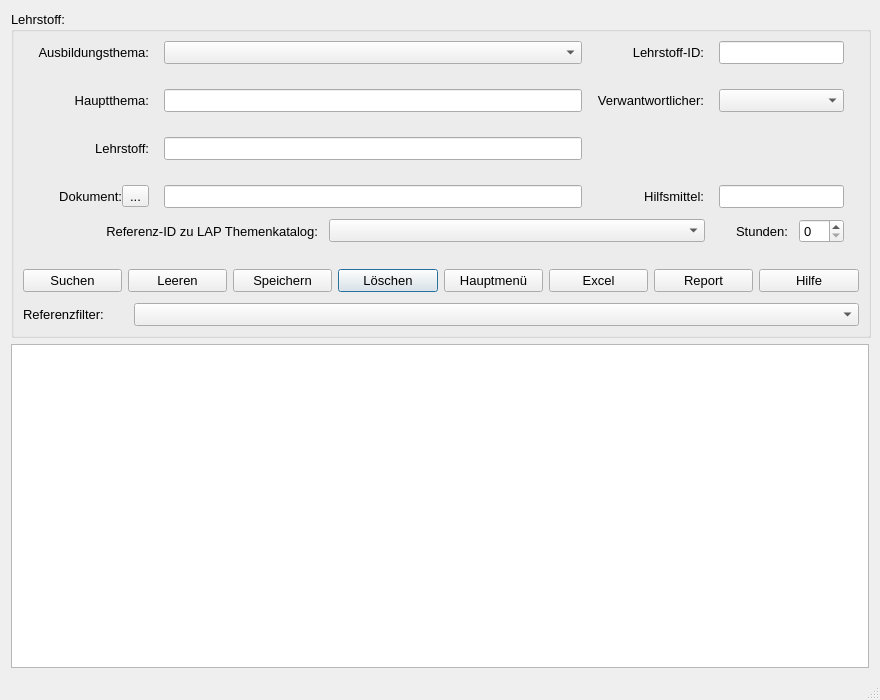
<?xml version="1.0" encoding="UTF-8"?>
<ui version="4.0">
 <class>Dialog</class>
 <widget class="QDialog" name="Dialog">
  <property name="enabled">
   <bool>true</bool>
  </property>
  <property name="geometry">
   <rect>
    <x>0</x>
    <y>0</y>
    <width>880</width>
    <height>700</height>
   </rect>
  </property>
  <property name="sizePolicy">
   <sizepolicy hsizetype="Fixed" vsizetype="Expanding">
    <horstretch>0</horstretch>
    <verstretch>0</verstretch>
   </sizepolicy>
  </property>
  <property name="minimumSize">
   <size>
    <width>880</width>
    <height>700</height>
   </size>
  </property>
  <property name="sizeIncrement">
   <size>
    <width>1</width>
    <height>2</height>
   </size>
  </property>
  <property name="baseSize">
   <size>
    <width>0</width>
    <height>0</height>
   </size>
  </property>
  <property name="windowTitle">
   <string>Lehrstoff</string>
  </property>
  <property name="sizeGripEnabled">
   <bool>true</bool>
  </property>
  <layout class="QVBoxLayout" name="verticalLayout">
   <item>
    <widget class="QGroupBox" name="gB_Lehrstoff">
     <property name="enabled">
      <bool>true</bool>
     </property>
     <property name="sizePolicy">
      <sizepolicy hsizetype="Fixed" vsizetype="Fixed">
       <horstretch>0</horstretch>
       <verstretch>0</verstretch>
      </sizepolicy>
     </property>
     <property name="minimumSize">
      <size>
       <width>860</width>
       <height>300</height>
      </size>
     </property>
     <property name="maximumSize">
      <size>
       <width>860</width>
       <height>16777215</height>
      </size>
     </property>
     <property name="baseSize">
      <size>
       <width>0</width>
       <height>0</height>
      </size>
     </property>
     <property name="font">
      <font>
       <pointsize>10</pointsize>
      </font>
     </property>
     <property name="title">
      <string>Lehrstoff:</string>
     </property>
     <layout class="QVBoxLayout" name="verticalLayout_2">
      <property name="spacing">
       <number>11</number>
      </property>
      <item>
       <layout class="QGridLayout" name="gridLayout">
        <property name="leftMargin">
         <number>15</number>
        </property>
        <property name="topMargin">
         <number>0</number>
        </property>
        <property name="rightMargin">
         <number>15</number>
        </property>
        <property name="bottomMargin">
         <number>0</number>
        </property>
        <property name="horizontalSpacing">
         <number>15</number>
        </property>
        <property name="verticalSpacing">
         <number>25</number>
        </property>
        <item row="0" column="0">
         <widget class="QLabel" name="lbl_Ausbildungsthema">
          <property name="sizePolicy">
           <sizepolicy hsizetype="Preferred" vsizetype="Preferred">
            <horstretch>0</horstretch>
            <verstretch>0</verstretch>
           </sizepolicy>
          </property>
          <property name="minimumSize">
           <size>
            <width>0</width>
            <height>0</height>
           </size>
          </property>
          <property name="font">
           <font>
            <pointsize>10</pointsize>
           </font>
          </property>
          <property name="layoutDirection">
           <enum>Qt::LeftToRight</enum>
          </property>
          <property name="text">
           <string>Ausbildungsthema:</string>
          </property>
          <property name="alignment">
           <set>Qt::AlignRight|Qt::AlignTrailing|Qt::AlignVCenter</set>
          </property>
         </widget>
        </item>
        <item row="0" column="1">
         <widget class="QComboBox" name="cB_Ausbildungsthema">
          <property name="sizePolicy">
           <sizepolicy hsizetype="Preferred" vsizetype="Fixed">
            <horstretch>0</horstretch>
            <verstretch>0</verstretch>
           </sizepolicy>
          </property>
          <property name="minimumSize">
           <size>
            <width>300</width>
            <height>0</height>
           </size>
          </property>
          <property name="font">
           <font>
            <pointsize>10</pointsize>
           </font>
          </property>
         </widget>
        </item>
        <item row="0" column="2">
         <widget class="QLabel" name="lbl_Lehrstoff_ID">
          <property name="sizePolicy">
           <sizepolicy hsizetype="Preferred" vsizetype="Preferred">
            <horstretch>0</horstretch>
            <verstretch>0</verstretch>
           </sizepolicy>
          </property>
          <property name="minimumSize">
           <size>
            <width>0</width>
            <height>0</height>
           </size>
          </property>
          <property name="font">
           <font>
            <pointsize>10</pointsize>
           </font>
          </property>
          <property name="text">
           <string>Lehrstoff-ID:</string>
          </property>
          <property name="alignment">
           <set>Qt::AlignRight|Qt::AlignTrailing|Qt::AlignVCenter</set>
          </property>
         </widget>
        </item>
        <item row="0" column="3">
         <widget class="QLineEdit" name="le_Lehrstoff_ID">
          <property name="sizePolicy">
           <sizepolicy hsizetype="Preferred" vsizetype="Fixed">
            <horstretch>0</horstretch>
            <verstretch>0</verstretch>
           </sizepolicy>
          </property>
          <property name="minimumSize">
           <size>
            <width>0</width>
            <height>0</height>
           </size>
          </property>
          <property name="font">
           <font>
            <pointsize>10</pointsize>
           </font>
          </property>
         </widget>
        </item>
        <item row="1" column="0">
         <widget class="QLabel" name="lbl_Hauptthema">
          <property name="font">
           <font>
            <pointsize>10</pointsize>
           </font>
          </property>
          <property name="text">
           <string>Hauptthema:</string>
          </property>
          <property name="alignment">
           <set>Qt::AlignRight|Qt::AlignTrailing|Qt::AlignVCenter</set>
          </property>
         </widget>
        </item>
        <item row="1" column="1">
         <widget class="QLineEdit" name="le_Hauptthema">
          <property name="font">
           <font>
            <pointsize>10</pointsize>
           </font>
          </property>
         </widget>
        </item>
        <item row="1" column="2">
         <widget class="QLabel" name="lbl_Verantwortlicher">
          <property name="sizePolicy">
           <sizepolicy hsizetype="Preferred" vsizetype="Preferred">
            <horstretch>0</horstretch>
            <verstretch>0</verstretch>
           </sizepolicy>
          </property>
          <property name="minimumSize">
           <size>
            <width>0</width>
            <height>0</height>
           </size>
          </property>
          <property name="maximumSize">
           <size>
            <width>16666666</width>
            <height>16777215</height>
           </size>
          </property>
          <property name="font">
           <font>
            <pointsize>10</pointsize>
           </font>
          </property>
          <property name="text">
           <string>Verwantwortlicher:</string>
          </property>
          <property name="alignment">
           <set>Qt::AlignRight|Qt::AlignTrailing|Qt::AlignVCenter</set>
          </property>
         </widget>
        </item>
        <item row="1" column="3">
         <widget class="QComboBox" name="cB_Verantwortlicher">
          <property name="sizePolicy">
           <sizepolicy hsizetype="Preferred" vsizetype="Fixed">
            <horstretch>0</horstretch>
            <verstretch>0</verstretch>
           </sizepolicy>
          </property>
          <property name="minimumSize">
           <size>
            <width>0</width>
            <height>0</height>
           </size>
          </property>
          <property name="maximumSize">
           <size>
            <width>16777215</width>
            <height>16777215</height>
           </size>
          </property>
          <property name="font">
           <font>
            <pointsize>10</pointsize>
           </font>
          </property>
         </widget>
        </item>
        <item row="2" column="0">
         <widget class="QLabel" name="lbl_Lehrstoff">
          <property name="sizePolicy">
           <sizepolicy hsizetype="Preferred" vsizetype="Preferred">
            <horstretch>0</horstretch>
            <verstretch>0</verstretch>
           </sizepolicy>
          </property>
          <property name="minimumSize">
           <size>
            <width>0</width>
            <height>0</height>
           </size>
          </property>
          <property name="font">
           <font>
            <pointsize>10</pointsize>
           </font>
          </property>
          <property name="text">
           <string>Lehrstoff:</string>
          </property>
          <property name="alignment">
           <set>Qt::AlignRight|Qt::AlignTrailing|Qt::AlignVCenter</set>
          </property>
         </widget>
        </item>
        <item row="2" column="1">
         <widget class="QLineEdit" name="le_Lehrstoff">
          <property name="sizePolicy">
           <sizepolicy hsizetype="Preferred" vsizetype="Fixed">
            <horstretch>0</horstretch>
            <verstretch>0</verstretch>
           </sizepolicy>
          </property>
          <property name="minimumSize">
           <size>
            <width>0</width>
            <height>0</height>
           </size>
          </property>
          <property name="maximumSize">
           <size>
            <width>16777215</width>
            <height>16777215</height>
           </size>
          </property>
          <property name="font">
           <font>
            <pointsize>10</pointsize>
           </font>
          </property>
         </widget>
        </item>
        <item row="3" column="0">
         <layout class="QHBoxLayout" name="horizontalLayout_2">
          <item>
           <widget class="QLabel" name="lbl_Dokument">
            <property name="sizePolicy">
             <sizepolicy hsizetype="Preferred" vsizetype="Preferred">
              <horstretch>0</horstretch>
              <verstretch>0</verstretch>
             </sizepolicy>
            </property>
            <property name="font">
             <font>
              <pointsize>10</pointsize>
             </font>
            </property>
            <property name="text">
             <string>Dokument:</string>
            </property>
            <property name="alignment">
             <set>Qt::AlignRight|Qt::AlignTrailing|Qt::AlignVCenter</set>
            </property>
           </widget>
          </item>
          <item>
           <widget class="QToolButton" name="tB_Dokument_Suchen">
            <property name="sizePolicy">
             <sizepolicy hsizetype="Fixed" vsizetype="Fixed">
              <horstretch>0</horstretch>
              <verstretch>0</verstretch>
             </sizepolicy>
            </property>
            <property name="font">
             <font>
              <pointsize>10</pointsize>
             </font>
            </property>
            <property name="text">
             <string>...</string>
            </property>
           </widget>
          </item>
         </layout>
        </item>
        <item row="3" column="1">
         <widget class="QLineEdit" name="le_Dokument">
          <property name="sizePolicy">
           <sizepolicy hsizetype="Preferred" vsizetype="Fixed">
            <horstretch>0</horstretch>
            <verstretch>0</verstretch>
           </sizepolicy>
          </property>
          <property name="minimumSize">
           <size>
            <width>0</width>
            <height>0</height>
           </size>
          </property>
          <property name="font">
           <font>
            <pointsize>10</pointsize>
           </font>
          </property>
         </widget>
        </item>
        <item row="3" column="2">
         <widget class="QLabel" name="lbl_Hilfsmittel">
          <property name="sizePolicy">
           <sizepolicy hsizetype="Preferred" vsizetype="Preferred">
            <horstretch>0</horstretch>
            <verstretch>0</verstretch>
           </sizepolicy>
          </property>
          <property name="font">
           <font>
            <pointsize>10</pointsize>
           </font>
          </property>
          <property name="text">
           <string>Hilfsmittel:</string>
          </property>
          <property name="alignment">
           <set>Qt::AlignRight|Qt::AlignTrailing|Qt::AlignVCenter</set>
          </property>
         </widget>
        </item>
        <item row="3" column="3">
         <widget class="QLineEdit" name="le_Hilfsmittel">
          <property name="sizePolicy">
           <sizepolicy hsizetype="Preferred" vsizetype="Fixed">
            <horstretch>0</horstretch>
            <verstretch>0</verstretch>
           </sizepolicy>
          </property>
          <property name="minimumSize">
           <size>
            <width>0</width>
            <height>0</height>
           </size>
          </property>
          <property name="font">
           <font>
            <pointsize>10</pointsize>
           </font>
          </property>
         </widget>
        </item>
       </layout>
      </item>
      <item>
       <layout class="QHBoxLayout" name="horizontalLayout">
        <property name="leftMargin">
         <number>15</number>
        </property>
        <property name="topMargin">
         <number>0</number>
        </property>
        <property name="rightMargin">
         <number>15</number>
        </property>
        <property name="bottomMargin">
         <number>0</number>
        </property>
        <item>
         <widget class="QLabel" name="lbl_Reference">
          <property name="minimumSize">
           <size>
            <width>280</width>
            <height>0</height>
           </size>
          </property>
          <property name="maximumSize">
           <size>
            <width>215</width>
            <height>16777215</height>
           </size>
          </property>
          <property name="font">
           <font>
            <pointsize>10</pointsize>
           </font>
          </property>
          <property name="text">
           <string>Referenz-ID zu LAP Themenkatalog:</string>
          </property>
          <property name="alignment">
           <set>Qt::AlignRight|Qt::AlignTrailing|Qt::AlignVCenter</set>
          </property>
         </widget>
        </item>
        <item>
         <widget class="QComboBox" name="cB_Reference">
          <property name="font">
           <font>
            <pointsize>10</pointsize>
           </font>
          </property>
         </widget>
        </item>
        <item>
         <spacer name="horizontalSpacer">
          <property name="font">
           <font>
            <pointsize>10</pointsize>
           </font>
          </property>
          <property name="orientation">
           <enum>Qt::Horizontal</enum>
          </property>
          <property name="sizeType">
           <enum>QSizePolicy::Fixed</enum>
          </property>
          <property name="sizeHint" stdset="0">
           <size>
            <width>20</width>
            <height>20</height>
           </size>
          </property>
         </spacer>
        </item>
        <item>
         <widget class="QLabel" name="lbl_Stunden">
          <property name="sizePolicy">
           <sizepolicy hsizetype="Fixed" vsizetype="Preferred">
            <horstretch>0</horstretch>
            <verstretch>0</verstretch>
           </sizepolicy>
          </property>
          <property name="minimumSize">
           <size>
            <width>0</width>
            <height>0</height>
           </size>
          </property>
          <property name="font">
           <font>
            <pointsize>10</pointsize>
           </font>
          </property>
          <property name="text">
           <string>Stunden:</string>
          </property>
          <property name="alignment">
           <set>Qt::AlignRight|Qt::AlignTrailing|Qt::AlignVCenter</set>
          </property>
         </widget>
        </item>
        <item>
         <widget class="QSpinBox" name="sB_Stunden">
          <property name="sizePolicy">
           <sizepolicy hsizetype="Preferred" vsizetype="Fixed">
            <horstretch>0</horstretch>
            <verstretch>0</verstretch>
           </sizepolicy>
          </property>
          <property name="maximumSize">
           <size>
            <width>45</width>
            <height>16777215</height>
           </size>
          </property>
          <property name="font">
           <font>
            <pointsize>10</pointsize>
           </font>
          </property>
         </widget>
        </item>
       </layout>
      </item>
      <item>
       <layout class="QGridLayout" name="gridLayout_2" columnstretch="0,0,0,0,0,0,0,0">
        <property name="leftMargin">
         <number>0</number>
        </property>
        <property name="topMargin">
         <number>15</number>
        </property>
        <property name="horizontalSpacing">
         <number>6</number>
        </property>
        <property name="verticalSpacing">
         <number>5</number>
        </property>
        <item row="0" column="3">
         <widget class="QPushButton" name="pB_Loeschen">
          <property name="sizePolicy">
           <sizepolicy hsizetype="Preferred" vsizetype="Fixed">
            <horstretch>0</horstretch>
            <verstretch>0</verstretch>
           </sizepolicy>
          </property>
          <property name="maximumSize">
           <size>
            <width>16777215</width>
            <height>16777215</height>
           </size>
          </property>
          <property name="font">
           <font>
            <pointsize>10</pointsize>
           </font>
          </property>
          <property name="text">
           <string>Löschen</string>
          </property>
          <property name="icon">
           <iconset>
            <normaloff>../../_Symbole/UsedSymbols/seo-social-web-network-internet_262_icon-icons.com_61518.ico</normaloff>../../_Symbole/UsedSymbols/seo-social-web-network-internet_262_icon-icons.com_61518.ico</iconset>
          </property>
         </widget>
        </item>
        <item row="0" column="6">
         <widget class="QPushButton" name="pB_Report">
          <property name="sizePolicy">
           <sizepolicy hsizetype="Preferred" vsizetype="Fixed">
            <horstretch>0</horstretch>
            <verstretch>0</verstretch>
           </sizepolicy>
          </property>
          <property name="maximumSize">
           <size>
            <width>16777215</width>
            <height>16777215</height>
           </size>
          </property>
          <property name="font">
           <font>
            <pointsize>10</pointsize>
           </font>
          </property>
          <property name="text">
           <string>Report</string>
          </property>
          <property name="icon">
           <iconset>
            <normaloff>../../_Symbole/UsedSymbols/reporting_noun_report_document_file_icon_148360.ico</normaloff>../../_Symbole/UsedSymbols/reporting_noun_report_document_file_icon_148360.ico</iconset>
          </property>
         </widget>
        </item>
        <item row="0" column="0">
         <widget class="QPushButton" name="pB_Suchen">
          <property name="sizePolicy">
           <sizepolicy hsizetype="Preferred" vsizetype="Preferred">
            <horstretch>0</horstretch>
            <verstretch>0</verstretch>
           </sizepolicy>
          </property>
          <property name="minimumSize">
           <size>
            <width>0</width>
            <height>0</height>
           </size>
          </property>
          <property name="maximumSize">
           <size>
            <width>16777215</width>
            <height>16777215</height>
           </size>
          </property>
          <property name="font">
           <font>
            <pointsize>10</pointsize>
           </font>
          </property>
          <property name="text">
           <string>Suchen</string>
          </property>
          <property name="icon">
           <iconset>
            <normaloff>../../_Symbole/UsedSymbols/searchmagnifierinterfacesymbol1_79893.ico</normaloff>../../_Symbole/UsedSymbols/searchmagnifierinterfacesymbol1_79893.ico</iconset>
          </property>
         </widget>
        </item>
        <item row="0" column="2">
         <widget class="QPushButton" name="pB_Speichern">
          <property name="sizePolicy">
           <sizepolicy hsizetype="Preferred" vsizetype="Fixed">
            <horstretch>0</horstretch>
            <verstretch>0</verstretch>
           </sizepolicy>
          </property>
          <property name="maximumSize">
           <size>
            <width>16777215</width>
            <height>16777215</height>
           </size>
          </property>
          <property name="font">
           <font>
            <pointsize>10</pointsize>
           </font>
          </property>
          <property name="text">
           <string>Speichern</string>
          </property>
          <property name="icon">
           <iconset>
            <normaloff>../../_Symbole/UsedSymbols/save_3621.ico</normaloff>../../_Symbole/UsedSymbols/save_3621.ico</iconset>
          </property>
         </widget>
        </item>
        <item row="0" column="5">
         <widget class="QPushButton" name="pB_Excel">
          <property name="sizePolicy">
           <sizepolicy hsizetype="Preferred" vsizetype="Fixed">
            <horstretch>0</horstretch>
            <verstretch>0</verstretch>
           </sizepolicy>
          </property>
          <property name="maximumSize">
           <size>
            <width>16777215</width>
            <height>16777215</height>
           </size>
          </property>
          <property name="font">
           <font>
            <pointsize>10</pointsize>
           </font>
          </property>
          <property name="text">
           <string>Excel</string>
          </property>
          <property name="icon">
           <iconset>
            <normaloff>../../_Symbole/UsedSymbols/microsoft_excel_icon_132212.ico</normaloff>../../_Symbole/UsedSymbols/microsoft_excel_icon_132212.ico</iconset>
          </property>
         </widget>
        </item>
        <item row="0" column="4">
         <widget class="QPushButton" name="pB_Abbrechen">
          <property name="sizePolicy">
           <sizepolicy hsizetype="Preferred" vsizetype="Fixed">
            <horstretch>0</horstretch>
            <verstretch>0</verstretch>
           </sizepolicy>
          </property>
          <property name="maximumSize">
           <size>
            <width>16777215</width>
            <height>16777215</height>
           </size>
          </property>
          <property name="font">
           <font>
            <pointsize>10</pointsize>
           </font>
          </property>
          <property name="text">
           <string>Hauptmenü</string>
          </property>
          <property name="icon">
           <iconset>
            <normaloff>../../_Symbole/UsedSymbols/log-out_icon-icons.com_50106.ico</normaloff>../../_Symbole/UsedSymbols/log-out_icon-icons.com_50106.ico</iconset>
          </property>
         </widget>
        </item>
        <item row="0" column="7">
         <widget class="QPushButton" name="pB_Hilfe">
          <property name="sizePolicy">
           <sizepolicy hsizetype="Preferred" vsizetype="Preferred">
            <horstretch>0</horstretch>
            <verstretch>0</verstretch>
           </sizepolicy>
          </property>
          <property name="minimumSize">
           <size>
            <width>100</width>
            <height>0</height>
           </size>
          </property>
          <property name="maximumSize">
           <size>
            <width>16777215</width>
            <height>16777215</height>
           </size>
          </property>
          <property name="font">
           <font>
            <pointsize>10</pointsize>
           </font>
          </property>
          <property name="text">
           <string>Hilfe</string>
          </property>
          <property name="icon">
           <iconset>
            <normaloff>../../_Symbole/UsedSymbols/info_13213.ico</normaloff>../../_Symbole/UsedSymbols/info_13213.ico</iconset>
          </property>
         </widget>
        </item>
        <item row="0" column="1">
         <widget class="QPushButton" name="pB_ClearFields">
          <property name="sizePolicy">
           <sizepolicy hsizetype="Preferred" vsizetype="Fixed">
            <horstretch>0</horstretch>
            <verstretch>0</verstretch>
           </sizepolicy>
          </property>
          <property name="text">
           <string>Leeren</string>
          </property>
          <property name="icon">
           <iconset>
            <normaloff>../../_Symbole/UsedSymbols/-clear_90704.ico</normaloff>../../_Symbole/UsedSymbols/-clear_90704.ico</iconset>
          </property>
         </widget>
        </item>
       </layout>
      </item>
      <item>
       <layout class="QHBoxLayout" name="horizontalLayout_3">
        <item>
         <widget class="QLabel" name="lbl_Filter">
          <property name="maximumSize">
           <size>
            <width>100</width>
            <height>16777215</height>
           </size>
          </property>
          <property name="font">
           <font>
            <pointsize>10</pointsize>
           </font>
          </property>
          <property name="text">
           <string>Referenzfilter:</string>
          </property>
         </widget>
        </item>
        <item>
         <widget class="QComboBox" name="cB_Filter">
          <property name="font">
           <font>
            <pointsize>10</pointsize>
           </font>
          </property>
         </widget>
        </item>
       </layout>
      </item>
     </layout>
    </widget>
   </item>
   <item>
    <widget class="QTableWidget" name="tW_Datenbank">
     <property name="sizePolicy">
      <sizepolicy hsizetype="Expanding" vsizetype="Expanding">
       <horstretch>0</horstretch>
       <verstretch>0</verstretch>
      </sizepolicy>
     </property>
     <property name="minimumSize">
      <size>
       <width>10</width>
       <height>0</height>
      </size>
     </property>
     <property name="sizeIncrement">
      <size>
       <width>10</width>
       <height>10</height>
      </size>
     </property>
     <property name="font">
      <font>
       <pointsize>10</pointsize>
      </font>
     </property>
     <property name="editTriggers">
      <set>QAbstractItemView::NoEditTriggers</set>
     </property>
     <property name="alternatingRowColors">
      <bool>true</bool>
     </property>
     <attribute name="verticalHeaderVisible">
      <bool>false</bool>
     </attribute>
    </widget>
   </item>
   <item>
    <widget class="QLabel" name="lab_INFO">
     <property name="sizePolicy">
      <sizepolicy hsizetype="Expanding" vsizetype="Preferred">
       <horstretch>0</horstretch>
       <verstretch>0</verstretch>
      </sizepolicy>
     </property>
     <property name="minimumSize">
      <size>
       <width>0</width>
       <height>0</height>
      </size>
     </property>
     <property name="font">
      <font>
       <pointsize>10</pointsize>
      </font>
     </property>
     <property name="text">
      <string/>
     </property>
    </widget>
   </item>
  </layout>
 </widget>
 <tabstops>
  <tabstop>cB_Ausbildungsthema</tabstop>
  <tabstop>le_Lehrstoff_ID</tabstop>
  <tabstop>le_Hauptthema</tabstop>
  <tabstop>cB_Verantwortlicher</tabstop>
  <tabstop>le_Lehrstoff</tabstop>
  <tabstop>tB_Dokument_Suchen</tabstop>
  <tabstop>le_Dokument</tabstop>
  <tabstop>le_Hilfsmittel</tabstop>
  <tabstop>cB_Reference</tabstop>
  <tabstop>sB_Stunden</tabstop>
  <tabstop>pB_Suchen</tabstop>
  <tabstop>pB_Speichern</tabstop>
  <tabstop>pB_Loeschen</tabstop>
  <tabstop>pB_Abbrechen</tabstop>
  <tabstop>pB_Excel</tabstop>
  <tabstop>pB_Report</tabstop>
  <tabstop>pB_Hilfe</tabstop>
  <tabstop>tW_Datenbank</tabstop>
 </tabstops>
 <resources/>
 <connections/>
</ui>
